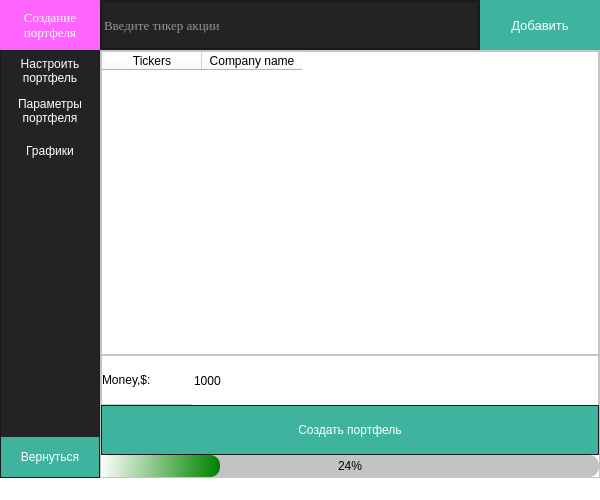
<?xml version="1.0" encoding="UTF-8"?>
<ui version="4.0">
 <class>MainWindow</class>
 <widget class="QMainWindow" name="MainWindow">
  <property name="geometry">
   <rect>
    <x>0</x>
    <y>0</y>
    <width>600</width>
    <height>500</height>
   </rect>
  </property>
  <property name="minimumSize">
   <size>
    <width>600</width>
    <height>500</height>
   </size>
  </property>
  <property name="windowTitle">
   <string>MainWindow</string>
  </property>
  <property name="styleSheet">
   <string notr="true">background-color: rgb(255, 255, 255);</string>
  </property>
  <widget class="QWidget" name="centralwidget">
   <layout class="QVBoxLayout" name="verticalLayout">
    <property name="spacing">
     <number>0</number>
    </property>
    <property name="leftMargin">
     <number>0</number>
    </property>
    <property name="topMargin">
     <number>0</number>
    </property>
    <property name="rightMargin">
     <number>0</number>
    </property>
    <property name="bottomMargin">
     <number>0</number>
    </property>
    <item>
     <widget class="QFrame" name="Top_Bar">
      <property name="minimumSize">
       <size>
        <width>0</width>
        <height>50</height>
       </size>
      </property>
      <property name="maximumSize">
       <size>
        <width>16777215</width>
        <height>50</height>
       </size>
      </property>
      <property name="styleSheet">
       <string notr="true">background-color: rgb(35, 35, 35);</string>
      </property>
      <property name="frameShape">
       <enum>QFrame::NoFrame</enum>
      </property>
      <property name="frameShadow">
       <enum>QFrame::Raised</enum>
      </property>
      <layout class="QHBoxLayout" name="horizontalLayout">
       <property name="spacing">
        <number>0</number>
       </property>
       <property name="leftMargin">
        <number>0</number>
       </property>
       <property name="topMargin">
        <number>0</number>
       </property>
       <property name="rightMargin">
        <number>0</number>
       </property>
       <property name="bottomMargin">
        <number>0</number>
       </property>
       <item>
        <widget class="QFrame" name="frame_toggle">
         <property name="sizePolicy">
          <sizepolicy hsizetype="Maximum" vsizetype="Maximum">
           <horstretch>0</horstretch>
           <verstretch>0</verstretch>
          </sizepolicy>
         </property>
         <property name="minimumSize">
          <size>
           <width>100</width>
           <height>0</height>
          </size>
         </property>
         <property name="maximumSize">
          <size>
           <width>70</width>
           <height>50</height>
          </size>
         </property>
         <property name="focusPolicy">
          <enum>Qt::NoFocus</enum>
         </property>
         <property name="layoutDirection">
          <enum>Qt::LeftToRight</enum>
         </property>
         <property name="styleSheet">
          <string notr="true">background-color: rgb(255, 100, 255);
</string>
         </property>
         <property name="frameShape">
          <enum>QFrame::NoFrame</enum>
         </property>
         <property name="frameShadow">
          <enum>QFrame::Raised</enum>
         </property>
         <layout class="QHBoxLayout" name="horizontalLayout_3">
          <property name="spacing">
           <number>0</number>
          </property>
          <property name="sizeConstraint">
           <enum>QLayout::SetDefaultConstraint</enum>
          </property>
          <property name="leftMargin">
           <number>0</number>
          </property>
          <property name="topMargin">
           <number>0</number>
          </property>
          <property name="rightMargin">
           <number>0</number>
          </property>
          <property name="bottomMargin">
           <number>0</number>
          </property>
          <item>
           <widget class="QPushButton" name="Btn_Toggle">
            <property name="sizePolicy">
             <sizepolicy hsizetype="Expanding" vsizetype="Expanding">
              <horstretch>0</horstretch>
              <verstretch>0</verstretch>
             </sizepolicy>
            </property>
            <property name="font">
             <font>
              <family>Times New Roman</family>
              <pointsize>10</pointsize>
             </font>
            </property>
            <property name="styleSheet">
             <string notr="true">QPushButton
{
	color: rgb(255,255,255);
	border: 0px sold;
	text-align: center;
}
</string>
            </property>
            <property name="text">
             <string>Создание
портфеля</string>
            </property>
           </widget>
          </item>
         </layout>
        </widget>
       </item>
       <item>
        <widget class="QFrame" name="frame_2">
         <property name="frameShape">
          <enum>QFrame::NoFrame</enum>
         </property>
         <property name="frameShadow">
          <enum>QFrame::Raised</enum>
         </property>
         <layout class="QHBoxLayout" name="horizontalLayout_4">
          <property name="spacing">
           <number>0</number>
          </property>
          <property name="leftMargin">
           <number>0</number>
          </property>
          <property name="topMargin">
           <number>0</number>
          </property>
          <property name="rightMargin">
           <number>0</number>
          </property>
          <property name="bottomMargin">
           <number>0</number>
          </property>
          <item>
           <widget class="QFrame" name="frame_line">
            <property name="minimumSize">
             <size>
              <width>0</width>
              <height>0</height>
             </size>
            </property>
            <property name="frameShape">
             <enum>QFrame::StyledPanel</enum>
            </property>
            <property name="frameShadow">
             <enum>QFrame::Raised</enum>
            </property>
            <layout class="QVBoxLayout" name="verticalLayout_5">
             <property name="spacing">
              <number>0</number>
             </property>
             <property name="leftMargin">
              <number>0</number>
             </property>
             <property name="topMargin">
              <number>0</number>
             </property>
             <property name="rightMargin">
              <number>0</number>
             </property>
             <property name="bottomMargin">
              <number>0</number>
             </property>
             <item>
              <widget class="QLineEdit" name="lineEdit">
               <property name="sizePolicy">
                <sizepolicy hsizetype="Expanding" vsizetype="Expanding">
                 <horstretch>0</horstretch>
                 <verstretch>0</verstretch>
                </sizepolicy>
               </property>
               <property name="font">
                <font>
                 <family>Times New Roman</family>
                 <pointsize>10</pointsize>
                </font>
               </property>
               <property name="styleSheet">
                <string notr="true">QLineEdit {
	color: white;
}</string>
               </property>
               <property name="inputMask">
                <string/>
               </property>
               <property name="text">
                <string/>
               </property>
               <property name="placeholderText">
                <string>Введите тикер акции</string>
               </property>
              </widget>
             </item>
            </layout>
           </widget>
          </item>
          <item>
           <widget class="QFrame" name="frame_btn_find">
            <property name="minimumSize">
             <size>
              <width>120</width>
              <height>40</height>
             </size>
            </property>
            <property name="maximumSize">
             <size>
              <width>100</width>
              <height>16777215</height>
             </size>
            </property>
            <property name="styleSheet">
             <string notr="true">background-color: rgb(52, 113, 255);</string>
            </property>
            <property name="frameShape">
             <enum>QFrame::NoFrame</enum>
            </property>
            <property name="frameShadow">
             <enum>QFrame::Raised</enum>
            </property>
            <layout class="QHBoxLayout" name="horizontalLayout_5">
             <property name="spacing">
              <number>0</number>
             </property>
             <property name="leftMargin">
              <number>0</number>
             </property>
             <property name="topMargin">
              <number>0</number>
             </property>
             <property name="rightMargin">
              <number>0</number>
             </property>
             <property name="bottomMargin">
              <number>0</number>
             </property>
             <item>
              <widget class="QPushButton" name="btn_add">
               <property name="sizePolicy">
                <sizepolicy hsizetype="Expanding" vsizetype="Expanding">
                 <horstretch>0</horstretch>
                 <verstretch>0</verstretch>
                </sizepolicy>
               </property>
               <property name="font">
                <font>
                 <family>MS Shell Dlg 2</family>
                 <pointsize>10</pointsize>
                 <weight>9</weight>
                 <italic>false</italic>
                 <bold>false</bold>
                </font>
               </property>
               <property name="styleSheet">
                <string notr="true">QPushButton {
	border: none;
	color: #FFF;
	background-color: rgb(62, 180, 158);
	font: 75 10pt &quot;MS Shell Dlg 2&quot;;
}

QPushButton:hover {
	border: 1px solid rgb(48, 50, 62);
}

QPushButton:pressed {
	background-color: rgb(162, 180, 158);
	padding-top: 5px;
}</string>
               </property>
               <property name="text">
                <string>Добавить</string>
               </property>
               <property name="icon">
                <iconset>
                 <normaloff>../images/add.png</normaloff>../images/add.png</iconset>
               </property>
               <property name="iconSize">
                <size>
                 <width>30</width>
                 <height>30</height>
                </size>
               </property>
               <property name="checkable">
                <bool>false</bool>
               </property>
               <property name="autoRepeat">
                <bool>false</bool>
               </property>
               <property name="autoExclusive">
                <bool>false</bool>
               </property>
               <property name="flat">
                <bool>false</bool>
               </property>
              </widget>
             </item>
            </layout>
           </widget>
          </item>
         </layout>
        </widget>
       </item>
      </layout>
     </widget>
    </item>
    <item>
     <widget class="QFrame" name="Content">
      <property name="sizePolicy">
       <sizepolicy hsizetype="Preferred" vsizetype="Expanding">
        <horstretch>0</horstretch>
        <verstretch>0</verstretch>
       </sizepolicy>
      </property>
      <property name="frameShape">
       <enum>QFrame::NoFrame</enum>
      </property>
      <property name="frameShadow">
       <enum>QFrame::Raised</enum>
      </property>
      <layout class="QHBoxLayout" name="horizontalLayout_2">
       <property name="spacing">
        <number>0</number>
       </property>
       <property name="leftMargin">
        <number>0</number>
       </property>
       <property name="topMargin">
        <number>0</number>
       </property>
       <property name="rightMargin">
        <number>0</number>
       </property>
       <property name="bottomMargin">
        <number>0</number>
       </property>
       <item>
        <widget class="QFrame" name="frame_left_menu">
         <property name="sizePolicy">
          <sizepolicy hsizetype="Preferred" vsizetype="Expanding">
           <horstretch>0</horstretch>
           <verstretch>0</verstretch>
          </sizepolicy>
         </property>
         <property name="minimumSize">
          <size>
           <width>100</width>
           <height>0</height>
          </size>
         </property>
         <property name="maximumSize">
          <size>
           <width>16777215</width>
           <height>16777215</height>
          </size>
         </property>
         <property name="styleSheet">
          <string notr="true">background-color: rgb(35, 35, 35);</string>
         </property>
         <property name="frameShape">
          <enum>QFrame::StyledPanel</enum>
         </property>
         <property name="frameShadow">
          <enum>QFrame::Raised</enum>
         </property>
         <layout class="QVBoxLayout" name="verticalLayout_3">
          <property name="spacing">
           <number>0</number>
          </property>
          <property name="leftMargin">
           <number>0</number>
          </property>
          <property name="topMargin">
           <number>0</number>
          </property>
          <property name="rightMargin">
           <number>0</number>
          </property>
          <property name="bottomMargin">
           <number>0</number>
          </property>
          <item alignment="Qt::AlignTop">
           <widget class="QFrame" name="frame_top_menus">
            <property name="frameShape">
             <enum>QFrame::NoFrame</enum>
            </property>
            <property name="frameShadow">
             <enum>QFrame::Raised</enum>
            </property>
            <layout class="QVBoxLayout" name="verticalLayout_4">
             <property name="spacing">
              <number>0</number>
             </property>
             <property name="leftMargin">
              <number>0</number>
             </property>
             <property name="topMargin">
              <number>0</number>
             </property>
             <property name="rightMargin">
              <number>0</number>
             </property>
             <property name="bottomMargin">
              <number>0</number>
             </property>
             <item>
              <widget class="QPushButton" name="btn_page_1">
               <property name="minimumSize">
                <size>
                 <width>0</width>
                 <height>40</height>
                </size>
               </property>
               <property name="styleSheet">
                <string notr="true">QPushButton {
	color: rgb(255, 255, 255);
	background-color: rgb(35, 35, 35);
	border: 0px solid;
}

QPushButton:hover {
	background-color: rgb(85, 170, 255);
}</string>
               </property>
               <property name="text">
                <string>Настроить
портфель</string>
               </property>
              </widget>
             </item>
             <item>
              <widget class="QPushButton" name="btn_page_2">
               <property name="minimumSize">
                <size>
                 <width>0</width>
                 <height>40</height>
                </size>
               </property>
               <property name="autoFillBackground">
                <bool>false</bool>
               </property>
               <property name="styleSheet">
                <string notr="true">QPushButton {
	color: rgb(255, 255, 255);
	background-color: rgb(35, 35, 35);
	border: 0px solid;
	text-overflow: clip;
	white-space: pre-line
}

QPushButton:hover {
	background-color: rgb(85, 170, 255);
	text-overflow: clip;
}</string>
               </property>
               <property name="text">
                <string>Параметры
портфеля</string>
               </property>
               <property name="autoDefault">
                <bool>false</bool>
               </property>
               <property name="flat">
                <bool>false</bool>
               </property>
              </widget>
             </item>
             <item>
              <widget class="QPushButton" name="btn_page_3">
               <property name="sizePolicy">
                <sizepolicy hsizetype="Minimum" vsizetype="Fixed">
                 <horstretch>0</horstretch>
                 <verstretch>0</verstretch>
                </sizepolicy>
               </property>
               <property name="minimumSize">
                <size>
                 <width>0</width>
                 <height>40</height>
                </size>
               </property>
               <property name="layoutDirection">
                <enum>Qt::LeftToRight</enum>
               </property>
               <property name="styleSheet">
                <string notr="true">QPushButton {
	color: rgb(255, 255, 255);
	background-color: rgb(35, 35, 35);
	border: 0px solid;
}

QPushButton:hover {
	background-color: rgb(85, 170, 255);
}</string>
               </property>
               <property name="text">
                <string>Графики</string>
               </property>
               <property name="checkable">
                <bool>false</bool>
               </property>
              </widget>
             </item>
            </layout>
           </widget>
          </item>
          <item>
           <widget class="QPushButton" name="button_back">
            <property name="minimumSize">
             <size>
              <width>0</width>
              <height>40</height>
             </size>
            </property>
            <property name="styleSheet">
             <string notr="true">QPushButton {
	border: none;
	color: #FFF;
	background-color: rgb(62, 180, 158);
	font: 75 8pt &quot;MS Shell Dlg 2&quot;;
}

QPushButton:hover {
	border: 1px solid rgb(48, 50, 62);
}

QPushButton:pressed {
	background-color: rgb(162, 180, 158);
	padding-top: 5px;
}</string>
            </property>
            <property name="text">
             <string>Вернуться</string>
            </property>
            <property name="icon">
             <iconset>
              <normaloff>../images/back.png</normaloff>../images/back.png</iconset>
            </property>
           </widget>
          </item>
         </layout>
        </widget>
       </item>
       <item>
        <widget class="QFrame" name="frame_pages">
         <property name="frameShape">
          <enum>QFrame::StyledPanel</enum>
         </property>
         <property name="frameShadow">
          <enum>QFrame::Raised</enum>
         </property>
         <layout class="QVBoxLayout" name="verticalLayout_2">
          <property name="spacing">
           <number>0</number>
          </property>
          <property name="leftMargin">
           <number>0</number>
          </property>
          <property name="topMargin">
           <number>0</number>
          </property>
          <property name="rightMargin">
           <number>0</number>
          </property>
          <property name="bottomMargin">
           <number>0</number>
          </property>
          <item>
           <widget class="QStackedWidget" name="stackedWidget">
            <property name="sizePolicy">
             <sizepolicy hsizetype="Expanding" vsizetype="Expanding">
              <horstretch>0</horstretch>
              <verstretch>0</verstretch>
             </sizepolicy>
            </property>
            <widget class="QWidget" name="page">
             <layout class="QGridLayout" name="gridLayout">
              <property name="leftMargin">
               <number>0</number>
              </property>
              <property name="topMargin">
               <number>0</number>
              </property>
              <property name="rightMargin">
               <number>0</number>
              </property>
              <property name="bottomMargin">
               <number>0</number>
              </property>
              <property name="spacing">
               <number>0</number>
              </property>
              <item row="0" column="0">
               <widget class="QTableWidget" name="tableWidget">
                <property name="frameShape">
                 <enum>QFrame::StyledPanel</enum>
                </property>
                <property name="frameShadow">
                 <enum>QFrame::Sunken</enum>
                </property>
                <property name="lineWidth">
                 <number>1</number>
                </property>
                <property name="verticalScrollBarPolicy">
                 <enum>Qt::ScrollBarAsNeeded</enum>
                </property>
                <property name="sizeAdjustPolicy">
                 <enum>QAbstractScrollArea::AdjustIgnored</enum>
                </property>
                <property name="editTriggers">
                 <set>QAbstractItemView::NoEditTriggers</set>
                </property>
                <property name="gridStyle">
                 <enum>Qt::SolidLine</enum>
                </property>
                <property name="sortingEnabled">
                 <bool>false</bool>
                </property>
                <column>
                 <property name="text">
                  <string>Tickers</string>
                 </property>
                </column>
                <column>
                 <property name="text">
                  <string>Company name</string>
                 </property>
                </column>
               </widget>
              </item>
              <item row="2" column="0">
               <widget class="QFrame" name="frame">
                <property name="sizePolicy">
                 <sizepolicy hsizetype="Preferred" vsizetype="Preferred">
                  <horstretch>0</horstretch>
                  <verstretch>0</verstretch>
                 </sizepolicy>
                </property>
                <property name="minimumSize">
                 <size>
                  <width>0</width>
                  <height>40</height>
                 </size>
                </property>
                <property name="maximumSize">
                 <size>
                  <width>16777215</width>
                  <height>50</height>
                 </size>
                </property>
                <property name="layoutDirection">
                 <enum>Qt::RightToLeft</enum>
                </property>
                <property name="styleSheet">
                 <string notr="true">QFrame {
	color: #FFF;
	background-color: rgb(35, 35, 35);
}</string>
                </property>
                <property name="frameShape">
                 <enum>QFrame::StyledPanel</enum>
                </property>
                <property name="frameShadow">
                 <enum>QFrame::Raised</enum>
                </property>
                <layout class="QGridLayout" name="gridLayout_2">
                 <property name="leftMargin">
                  <number>0</number>
                 </property>
                 <property name="topMargin">
                  <number>0</number>
                 </property>
                 <property name="rightMargin">
                  <number>0</number>
                 </property>
                 <property name="bottomMargin">
                  <number>0</number>
                 </property>
                 <property name="spacing">
                  <number>0</number>
                 </property>
                 <item row="0" column="0">
                  <widget class="QPushButton" name="btn_create_portfolio">
                   <property name="sizePolicy">
                    <sizepolicy hsizetype="Expanding" vsizetype="Expanding">
                     <horstretch>0</horstretch>
                     <verstretch>0</verstretch>
                    </sizepolicy>
                   </property>
                   <property name="styleSheet">
                    <string notr="true">QPushButton {
	border: none;
	color: #FFF;
	background-color: rgb(62, 180, 158);
	font: 75 10pt &quot;MS Shell Dlg 2&quot;;
}

QPushButton:hover {
	border: 1px solid rgb(48, 50, 62);
}

QPushButton:pressed {
	background-color: rgb(162, 180, 158);
	padding-top: 5px;
}</string>
                   </property>
                   <property name="text">
                    <string>Создать портфель</string>
                   </property>
                  </widget>
                 </item>
                </layout>
               </widget>
              </item>
              <item row="1" column="0">
               <widget class="QFrame" name="frame_3">
                <property name="minimumSize">
                 <size>
                  <width>0</width>
                  <height>50</height>
                 </size>
                </property>
                <property name="maximumSize">
                 <size>
                  <width>16777215</width>
                  <height>50</height>
                 </size>
                </property>
                <property name="frameShape">
                 <enum>QFrame::StyledPanel</enum>
                </property>
                <property name="frameShadow">
                 <enum>QFrame::Raised</enum>
                </property>
                <layout class="QGridLayout" name="gridLayout_3">
                 <property name="leftMargin">
                  <number>0</number>
                 </property>
                 <property name="topMargin">
                  <number>0</number>
                 </property>
                 <property name="rightMargin">
                  <number>0</number>
                 </property>
                 <property name="bottomMargin">
                  <number>0</number>
                 </property>
                 <property name="spacing">
                  <number>0</number>
                 </property>
                 <item row="0" column="0">
                  <widget class="QLabel" name="label">
                   <property name="sizePolicy">
                    <sizepolicy hsizetype="Expanding" vsizetype="Preferred">
                     <horstretch>0</horstretch>
                     <verstretch>0</verstretch>
                    </sizepolicy>
                   </property>
                   <property name="minimumSize">
                    <size>
                     <width>90</width>
                     <height>0</height>
                    </size>
                   </property>
                   <property name="maximumSize">
                    <size>
                     <width>90</width>
                     <height>16777215</height>
                    </size>
                   </property>
                   <property name="styleSheet">
                    <string notr="true">background-color: rgb(255, 255, 255);
font: 12pt &quot;MingLiU_HKSCS-ExtB&quot;;
color: rgb(0, 0, 0);</string>
                   </property>
                   <property name="text">
                    <string>Money,$:</string>
                   </property>
                  </widget>
                 </item>
                 <item row="0" column="1">
                  <widget class="QSpinBox" name="spinBox">
                   <property name="sizePolicy">
                    <sizepolicy hsizetype="Minimum" vsizetype="Fixed">
                     <horstretch>0</horstretch>
                     <verstretch>0</verstretch>
                    </sizepolicy>
                   </property>
                   <property name="minimumSize">
                    <size>
                     <width>0</width>
                     <height>50</height>
                    </size>
                   </property>
                   <property name="maximumSize">
                    <size>
                     <width>16777215</width>
                     <height>50</height>
                    </size>
                   </property>
                   <property name="styleSheet">
                    <string notr="true">background-color: rgb(255, 255, 255);
font: 12pt &quot;MingLiU_HKSCS-ExtB&quot;;</string>
                   </property>
                   <property name="frame">
                    <bool>false</bool>
                   </property>
                   <property name="buttonSymbols">
                    <enum>QAbstractSpinBox::NoButtons</enum>
                   </property>
                   <property name="specialValueText">
                    <string/>
                   </property>
                   <property name="keyboardTracking">
                    <bool>true</bool>
                   </property>
                   <property name="maximum">
                    <number>999999999</number>
                   </property>
                   <property name="value">
                    <number>1000</number>
                   </property>
                  </widget>
                 </item>
                </layout>
               </widget>
              </item>
             </layout>
            </widget>
            <widget class="QWidget" name="page_2">
             <layout class="QVBoxLayout" name="verticalLayout_6">
              <property name="spacing">
               <number>0</number>
              </property>
              <property name="leftMargin">
               <number>0</number>
              </property>
              <property name="topMargin">
               <number>0</number>
              </property>
              <property name="rightMargin">
               <number>0</number>
              </property>
              <property name="bottomMargin">
               <number>0</number>
              </property>
              <item>
               <widget class="QFrame" name="frame_4">
                <property name="sizePolicy">
                 <sizepolicy hsizetype="Expanding" vsizetype="Expanding">
                  <horstretch>0</horstretch>
                  <verstretch>0</verstretch>
                 </sizepolicy>
                </property>
                <property name="frameShape">
                 <enum>QFrame::StyledPanel</enum>
                </property>
                <property name="frameShadow">
                 <enum>QFrame::Raised</enum>
                </property>
                <layout class="QVBoxLayout" name="verticalLayout_7">
                 <property name="spacing">
                  <number>0</number>
                 </property>
                 <property name="leftMargin">
                  <number>0</number>
                 </property>
                 <property name="topMargin">
                  <number>0</number>
                 </property>
                 <property name="rightMargin">
                  <number>0</number>
                 </property>
                 <property name="bottomMargin">
                  <number>0</number>
                 </property>
                 <item>
                  <widget class="QTableView" name="tableView"/>
                 </item>
                 <item>
                  <widget class="QFrame" name="frame_5">
                   <property name="minimumSize">
                    <size>
                     <width>0</width>
                     <height>100</height>
                    </size>
                   </property>
                   <property name="frameShape">
                    <enum>QFrame::StyledPanel</enum>
                   </property>
                   <property name="frameShadow">
                    <enum>QFrame::Raised</enum>
                   </property>
                   <layout class="QGridLayout" name="gridLayout_4">
                    <property name="leftMargin">
                     <number>0</number>
                    </property>
                    <property name="topMargin">
                     <number>0</number>
                    </property>
                    <property name="rightMargin">
                     <number>0</number>
                    </property>
                    <property name="bottomMargin">
                     <number>0</number>
                    </property>
                    <property name="spacing">
                     <number>0</number>
                    </property>
                    <item row="0" column="0">
                     <widget class="QLabel" name="label_2">
                      <property name="styleSheet">
                       <string notr="true">background-color: rgb(255, 255, 255);
font: 10pt &quot;Times New Roman&quot;;</string>
                      </property>
                      <property name="text">
                       <string/>
                      </property>
                     </widget>
                    </item>
                   </layout>
                  </widget>
                 </item>
                </layout>
               </widget>
              </item>
             </layout>
            </widget>
            <widget class="QWidget" name="page_3">
             <layout class="QHBoxLayout" name="horizontalLayout_6">
              <property name="spacing">
               <number>0</number>
              </property>
              <property name="leftMargin">
               <number>0</number>
              </property>
              <property name="topMargin">
               <number>0</number>
              </property>
              <property name="rightMargin">
               <number>0</number>
              </property>
              <property name="bottomMargin">
               <number>0</number>
              </property>
              <item>
               <widget class="QFrame" name="frame_6">
                <property name="maximumSize">
                 <size>
                  <width>100</width>
                  <height>16777215</height>
                 </size>
                </property>
                <property name="styleSheet">
                 <string notr="true">background-color: rgb(35, 35, 35);</string>
                </property>
                <property name="frameShape">
                 <enum>QFrame::StyledPanel</enum>
                </property>
                <property name="frameShadow">
                 <enum>QFrame::Raised</enum>
                </property>
                <layout class="QHBoxLayout" name="horizontalLayout_7">
                 <property name="spacing">
                  <number>0</number>
                 </property>
                 <property name="leftMargin">
                  <number>0</number>
                 </property>
                 <property name="topMargin">
                  <number>0</number>
                 </property>
                 <property name="rightMargin">
                  <number>0</number>
                 </property>
                 <property name="bottomMargin">
                  <number>0</number>
                 </property>
                 <item alignment="Qt::AlignTop">
                  <widget class="QFrame" name="frame_7">
                   <property name="frameShape">
                    <enum>QFrame::StyledPanel</enum>
                   </property>
                   <property name="frameShadow">
                    <enum>QFrame::Raised</enum>
                   </property>
                   <layout class="QVBoxLayout" name="verticalLayout_8">
                    <property name="spacing">
                     <number>0</number>
                    </property>
                    <property name="leftMargin">
                     <number>0</number>
                    </property>
                    <property name="topMargin">
                     <number>0</number>
                    </property>
                    <property name="rightMargin">
                     <number>0</number>
                    </property>
                    <property name="bottomMargin">
                     <number>0</number>
                    </property>
                    <item>
                     <widget class="QPushButton" name="btn_page_4">
                      <property name="sizePolicy">
                       <sizepolicy hsizetype="Expanding" vsizetype="Expanding">
                        <horstretch>0</horstretch>
                        <verstretch>0</verstretch>
                       </sizepolicy>
                      </property>
                      <property name="minimumSize">
                       <size>
                        <width>0</width>
                        <height>40</height>
                       </size>
                      </property>
                      <property name="styleSheet">
                       <string notr="true">QPushButton {
	color: rgb(255, 255, 255);
	background-color: rgb(35, 35, 35);
	border: 0px solid;
}

QPushButton:hover {
	background-color: rgb(85, 170, 255);
}</string>
                      </property>
                      <property name="text">
                       <string>Прогноз</string>
                      </property>
                     </widget>
                    </item>
                    <item>
                     <widget class="QPushButton" name="btn_page_5">
                      <property name="sizePolicy">
                       <sizepolicy hsizetype="Expanding" vsizetype="Fixed">
                        <horstretch>0</horstretch>
                        <verstretch>0</verstretch>
                       </sizepolicy>
                      </property>
                      <property name="minimumSize">
                       <size>
                        <width>0</width>
                        <height>40</height>
                       </size>
                      </property>
                      <property name="styleSheet">
                       <string notr="true">QPushButton {
	color: rgb(255, 255, 255);
	background-color: rgb(35, 35, 35);
	border: 0px solid;
}

QPushButton:hover {
	background-color: rgb(85, 170, 255);
}</string>
                      </property>
                      <property name="text">
                       <string>Риск и
Доходность</string>
                      </property>
                     </widget>
                    </item>
                    <item>
                     <widget class="QPushButton" name="btn_page_6">
                      <property name="sizePolicy">
                       <sizepolicy hsizetype="Expanding" vsizetype="Fixed">
                        <horstretch>0</horstretch>
                        <verstretch>0</verstretch>
                       </sizepolicy>
                      </property>
                      <property name="minimumSize">
                       <size>
                        <width>0</width>
                        <height>40</height>
                       </size>
                      </property>
                      <property name="styleSheet">
                       <string notr="true">QPushButton {
	color: rgb(255, 255, 255);
	background-color: rgb(35, 35, 35);
	border: 0px solid;
}

QPushButton:hover {
	background-color: rgb(85, 170, 255);
}</string>
                      </property>
                      <property name="text">
                       <string>Тип</string>
                      </property>
                     </widget>
                    </item>
                   </layout>
                  </widget>
                 </item>
                </layout>
               </widget>
              </item>
              <item>
               <widget class="QStackedWidget" name="stackedWidget_2">
                <widget class="QWidget" name="page_4"/>
                <widget class="QWidget" name="page_5"/>
                <widget class="QWidget" name="page_6"/>
               </widget>
              </item>
             </layout>
            </widget>
           </widget>
          </item>
          <item>
           <widget class="QProgressBar" name="progressBar">
            <property name="styleSheet">
             <string notr="true">QProgressBar{
	background-color: rgb(195, 195, 195);
	border-radius: 10px;
	color: black;
	text-align: center;
}

QProgressBar::chunk{
	border-radius: 10px;
	background-color: 	qlineargradient(spread:pad, x1:1, y1:0.0227273, x2:0, y2:0, stop:0 rgba(0, 131, 0, 255), stop:1 rgba(255, 255, 255, 255))

}</string>
            </property>
            <property name="value">
             <number>24</number>
            </property>
           </widget>
          </item>
         </layout>
        </widget>
       </item>
      </layout>
     </widget>
    </item>
   </layout>
  </widget>
  <widget class="QStatusBar" name="statusbar"/>
 </widget>
 <resources/>
 <connections/>
</ui>
